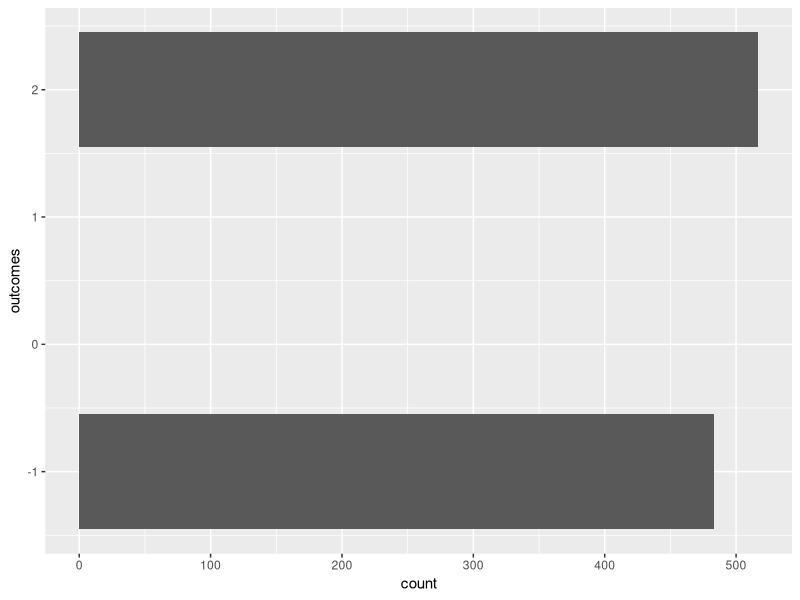
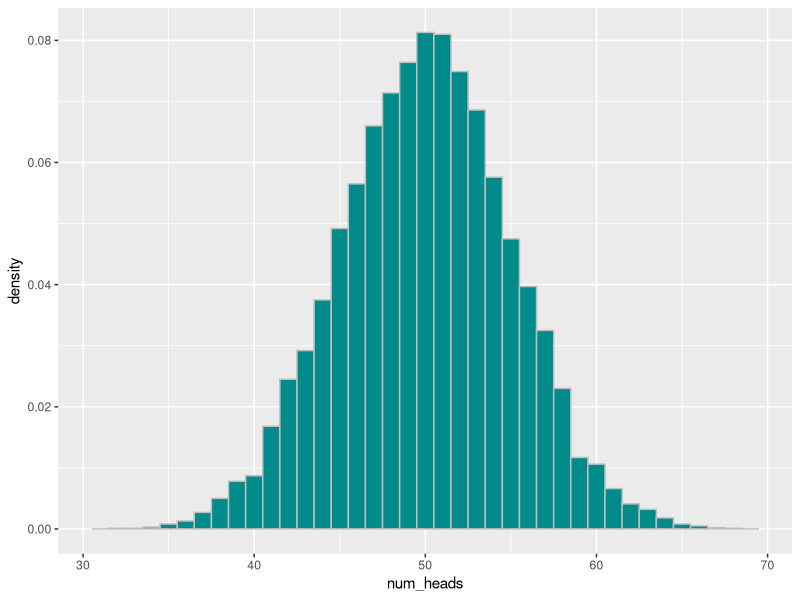
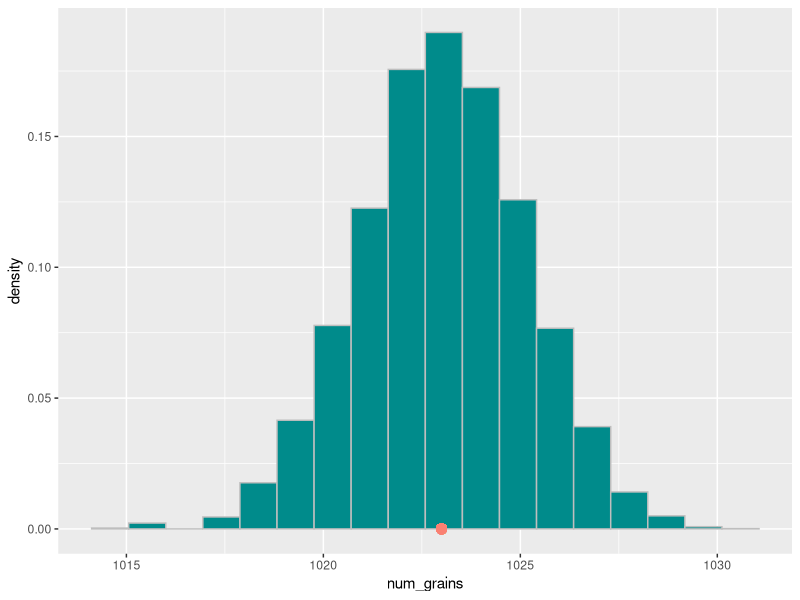
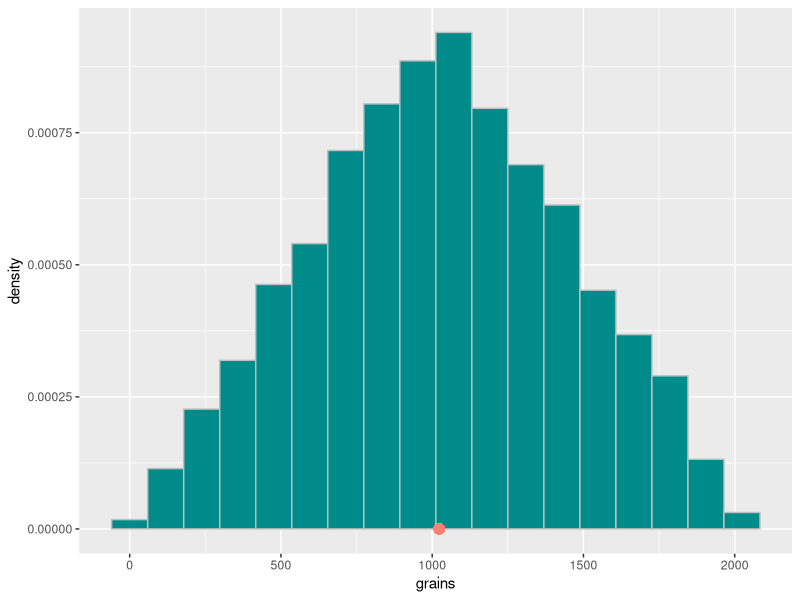
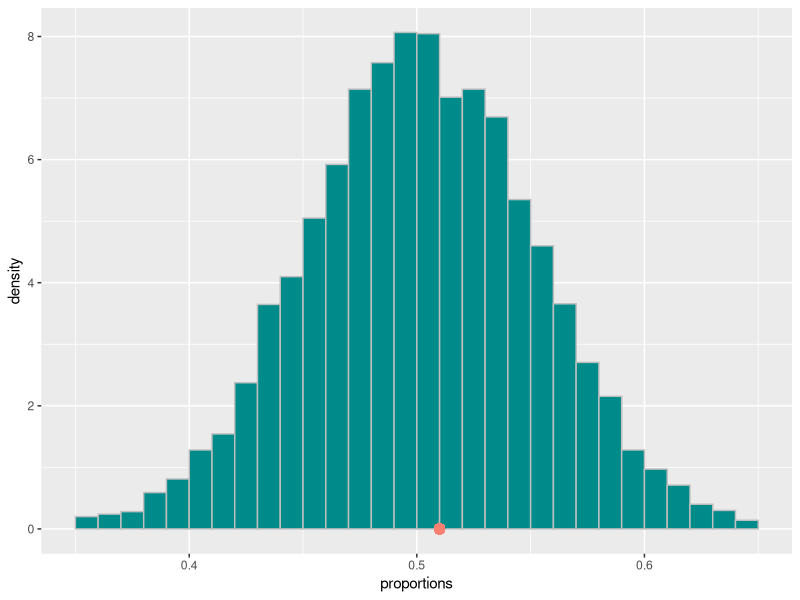

The R source for these figures, in order: (Note: this script raises an error after producing the figures.)
## ---- chunk 1
fair_coin <- c("heads", "tails")
sample(fair_coin, size = 1)
## ---- chunk 2
two_groups <- c("kick", "receive")
sample(two_groups, size = 1)
## ---- chunk 3
sample(two_groups, size = 8, replace = TRUE)
## ---- chunk 4
sign <- function(x) {
  if (x > 0) {
    return("positive")
  }
}
sign(3)
## ---- chunk 5
print(sign(-3))
## ---- chunk 6
sign <- function(x) {
  if (x >= 0) {
    return("positive")
  }
}
sign(0)
sign(0.1)
print(sign(-0.1))  # force a print regardless whether the return value exists
## ---- chunk 7
sign <- function(x) {
  if (x > 0) {
    return("positive")
  }
  if (x < 0) {
    return("negative")
  }
}
sign(2)
sign(-2)
print(sign(0))  # force a print
## ---- chunk 8
sign <- function(x) {
  if (x > 0) {
    return("positive")
  } else if (x < 0) {
    return("negative")
  }
}
sign(3)
sign(-3)
print(sign(0))  # force a print
## ---- chunk 9
sign <- function(x) {
  if (x > 0) {
    return("positive")
  } else if (x < 0) {
    return("negative")
  } else if (x == 0) {
    return("neither positive nor negative")
  }
}
## ---- chunk 10
sign(0)
## ---- chunk 11
sign <- function(x) {
  if (x > 0) {
    return("positive")
  } else if (x < 0) {
    return("negative")
  } else {
    return("neither positive nor negative")
  }
}
## ---- chunk 12
sign(0)
## ---- chunk 13
capitol <- function(x) {
  if (x == "Florida") {
    return("Talahassee")
  } else if (x == "Georgia") {
    return("Atlanta")
  } else if (x == "Alabama") {
    return("Montgomery")
  } else {
    return("Oops, don't know where that is")
  }
}
## ---- chunk 14
capitol("Florida")
capitol("Massachusetts")
capitol("Georgia")
capitol("North Dakota")
## ---- chunk 15
library(tidyverse)
## ---- chunk 16
one_flip <- function(x) {
  if (x == "heads") {
    return(2)
  } else if (x == "tails") {
    return(-1)
  } 
}
## ---- chunk 17
c(one_flip("heads"), one_flip("tails"))
## ---- chunk 18
sides <- c("heads","tails")
one_flip(sample(sides, size = 1))
## ---- chunk 19
one_flip(sample(c("heads","tails"), size = 1))
## ---- chunk 20
betting_one_round <- function() {
  # Net gain on one bet
  x <- sample(c("heads","tails"), size = 1) # flip a fair coin once and record the side
  if (x == "heads") {
    return(2)
  } else if (x == "tails") {
    return(-1)
  } 
}
## ---- chunk 21
betting_one_round()
## ---- chunk 22
for (hand in c("rock", "paper", "scissors")) {
  print(hand)
}
## ---- chunk 23
for (season in c("spring", "summer", "fall", "winter")) {
  print(season)
}
## ---- chunk 24
1:5
30:20
a <- 18
b <-  7
a:b
b:a
## ---- chunk 25
for (i in 1:5) {
  print(i)
}
## ---- chunk 26
for (i in 1:10) {
  print(betting_one_round())
}
## ---- chunk 27
rounds <- 10
outcomes <- vector("integer", rounds)  # create a vector with length rounds
for (i in 1:rounds) {
  outcomes[i] <- betting_one_round()
}
## ---- chunk 28
outcomes
## ---- chunk 29
rounds <- 10
outcomes <- replicate(n = 10, betting_one_round())
## ---- chunk 30
outcomes
## ---- chunk 31
sum(outcomes)
## ---- chunk 32
rounds <- 1000
outcomes <- replicate(n = rounds, betting_one_round())
## ---- chunk 33
length(outcomes)
## ---- chunk 34
sum(outcomes)
## ---- chunk 35
outcome_df <- tibble(outcomes)
ggplot(outcome_df, aes(x = outcomes)) + 
  geom_bar() + 
  coord_flip()
## ---- chunk 36
library(tidyverse)
## ---- chunk 37
sides <- c("heads", "tails")
## ---- chunk 38
tosses <- sample(sides, size = 8, replace = TRUE)
tosses
## ---- chunk 39
sum(tosses == "heads")
## ---- chunk 40
outcomes <- sample(sides, size = 100, replace = TRUE)
num_heads <- sum(outcomes == "heads")
num_heads
## ---- chunk 41
one_trial <- function() {
  outcomes <- sample(sides, size = 100, replace = TRUE)
  num_heads <- sum(outcomes == "heads")
  return(num_heads)
} 
## ---- chunk 42
one_trial()
## ---- chunk 43
# Number of repetitions
num_repetitions <- 10000

# simulate the experiment!
heads <- replicate(n = num_repetitions, one_trial())
## ---- chunk 44
length(heads)
## ---- chunk 45
heads[1]
heads[2]
## ---- chunk 46
results <- tibble(
  repetition = 1:num_repetitions,
  num_heads = heads
)
## ---- chunk 47
results
## ---- chunk 48
ggplot(results) + 
  geom_histogram(aes(x = num_heads, y = after_stat(density)), 
                 color = "gray", fill = "darkcyan", breaks = seq(30.5, 69.6, 1))
## ---- chunk 49
sample(c(-1, 0, 1), 1, prob=c(1/4, 2/4, 1/4))
## ---- chunk 50
after_clerk_calculation <- function(grains) {
  grains + sample(c(-1, 0, 1), 1, prob=c(1/4, 2/4, 1/4))
}
## ---- chunk 51
after_clerk_calculation(10)
## ---- chunk 52
2 ** (0:9)
## ---- chunk 53
set.seed(2)
## ---- chunk 54
map_dbl(2 ** (0:9), after_clerk_calculation)
## ---- chunk 55
set.seed(2)
## ---- chunk 56
map_dbl(2 ** (0:9), after_clerk_calculation) |>
  sum()
## ---- chunk 57
total_grains_received <- function(num_days) {
  map_dbl(2 ** (0:(num_days - 1)), after_clerk_calculation) |> 
    sum()
}
## ---- chunk 58
total_grains_received(10)
## ---- chunk 59
# Number of repetitions
num_repetitions <- 10000

# simulate the experiment!
grains <- replicate(n = num_repetitions, total_grains_received(10))
## ---- chunk 60
results <- tibble(
  repetition = 1:num_repetitions,
  num_grains = grains
)
results
## ---- chunk 61
ggplot(results) + 
  geom_histogram(aes(x = num_grains, y = after_stat(density)), 
                 color = "gray", fill = "darkcyan", bins = 18) + 
  geom_point(aes(x = 1023, y = 0), color = "salmon", size = 3)
## ---- chunk 62
delicious_fruits <- c("apple", "banana", "pineapple", "mango")
## ---- chunk 63
accumulate(delicious_fruits, \(acc, nxt) str_c(acc, nxt, sep = ":"))
## ---- chunk 64
# str_c from stringr with collapse
str_c(delicious_fruits, collapse = ":")

# using accumulate!
accumulate(delicious_fruits, \(acc, nxt) str_c(acc, nxt, sep = ":")) |>
  last()
## ---- chunk 65
accumulate(delicious_fruits, \(acc, nxt) str_c(acc, nxt, sep = ":"), .init = "a")
## ---- chunk 66
accumulate(541:546, \(acc, nxt) acc + 10, .init = 10)
## ---- chunk 67
grains_after_day <- function(current_grains) {
  new_amount <- current_grains + after_clerk_calculation(current_grains)
  return(max(1, new_amount))
}
## ---- chunk 68
accumulate(1:10, \(acc, nxt) grains_after_day(acc), .init = 1)
## ---- chunk 69
total_grains_received <- function(num_days) {
  accumulate(1:10, \(acc, nxt) grains_after_day(acc), .init = 1) |> 
    last()
}
## ---- chunk 70
num_repetitions <- 10000
grains <- replicate(n = num_repetitions, total_grains_received(10))
## ---- chunk 71
grains |>
  tibble() |> 
  ggplot() + 
  geom_histogram(aes(x = grains, y = after_stat(density)), 
                 bins = 18, color = "gray", fill = "darkcyan") +
  geom_point(aes(x = 1023, y = 0), color = "salmon", size = 3)
## ---- chunk 72
library(tidyverse)
## ---- chunk 73
chosen_birthdays <- sample(1:365, size=23, replace=TRUE)
chosen_birthdays 
## ---- chunk 74
sum(duplicated(chosen_birthdays))
## ---- chunk 75
any_duplicates_in_class <- function() {
  chosen_bdays <- sample(1:365, size=23, replace=TRUE)
  num_duplicates <- sum(duplicated(chosen_bdays))
  if (num_duplicates > 0) {
    return(1)
  } else {
    return(0)
  }
}
## ---- chunk 76
any_duplicates_in_class()
## ---- chunk 77
one_birthday_trial <- function() {
  classrooms <- 100
  num_duplicates <- replicate(n = classrooms, any_duplicates_in_class())
  return(sum(num_duplicates) / classrooms)
}
## ---- chunk 78
one_birthday_trial()
## ---- chunk 79
# Number of repetitions 
num_repetitions <- 10000

# simulate the experiment!
bday_proportions <- replicate(n = num_repetitions, one_birthday_trial())

# and done!
## ---- chunk 80
results <- tibble(
  repetition = 1:num_repetitions,
  proportions = bday_proportions
)
results
## ---- chunk 81
ggplot(results) + 
  geom_histogram(aes(x = proportions, y = after_stat(density)), 
                 color = "gray", fill = "darkcyan", breaks = seq(0.35, 0.65, 0.01)) + 
  geom_point(aes(x = 0.51, y = 0), color = "salmon", size = 3)
## ---- chunk 82
knitr::include_graphics('images/monty_hall_goat.png')
## ---- chunk 83
library(tidyverse)
## ---- chunk 84
goats <- c("goat1", "goat2")
## ---- chunk 85
other_goat <- function(x) {
  if (x == "goat1") {
    return("goat2")
  } else if (x == "goat2") {
    return("goat1")
  }
} 
## ---- chunk 86
other_goat("goat1")
other_goat("goat2")
print(other_goat("goose"))
## ---- chunk 87
hidden_behind_doors <- c("goat1", "goat2", "car")
## ---- chunk 88
monty_hall_game <- function(x) {
  # Returns (contestant's guess, what Monty reveals, what remains behind the other door)
  pick <- sample(hidden_behind_doors, size = 1) 
  if (pick == "goat1") {
    return(c(pick, "goat2", "car"))
  } 
  
  if (pick == "goat2") {
    return(c(pick, "goat1", "car"))
  } 
  
  if (pick == "car") { 
    revealed <- sample(goats, size = 1)
    return(c(pick, revealed, other_goat(revealed)))
  }
}
## ---- chunk 89
monty_hall_game()
## ---- chunk 90
num_repetitions <- 10000
games <- map(1:num_repetitions, monty_hall_game)
## ---- chunk 91
games[[1]]
games[[2]]
games[[3]]
## ---- chunk 92
guess_column = map_chr(games, function(x) x[1])
head(guess_column)
## ---- chunk 93
revealed_column = map_chr(games, function(x) x[2])
remaining_column = map_chr(games, function(x) x[3])
## ---- chunk 94
game_results <- tibble(
  guess = guess_column,
  revealed = revealed_column,
  remaining = remaining_column
)
game_results
## ---- chunk 95
original_choice <- game_results |> 
  group_by(guess) |>
  count() |>
  mutate(which_door = "original")
original_choice
## ---- chunk 96
remaining_doors <- game_results |> 
  group_by(remaining) |>
  count() |>
  mutate(which_door = "remaining")
remaining_doors
## ---- chunk 97
original_choice <- original_choice |> rename(item = guess)
remaining_doors <- remaining_doors |> rename(item = remaining)
stuck_together <- bind_rows(original_choice, remaining_doors)
stuck_together
## ---- chunk 98
ggplot(stuck_together, aes(x = item, y = n, fill = which_door)) + 
  geom_bar(position="dodge", stat = "identity") + 
  coord_flip()
## ---- chunk 99
library(tidyverse)
## ---- chunk 100
rolls <- 1:51
results <- tibble(rolls = rolls,
                  prob_of_at_least_one_six = 1 - (5/6) ** rolls)
results
## ---- chunk 101
ggplot(results) + 
  geom_point(aes(x = rolls, y = prob_of_at_least_one_six))
## ---- chunk 102
filter(results, rolls == 50) |> as.data.frame()
